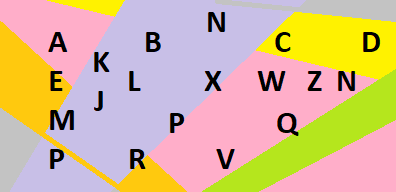
#> input picture Rotation image/image_original.png, 396 x 192 px
$ python 'Test Rotation.py'
#> lines starting #> are read from the running program, lines starting #| are printed output that depends on the picture
### UtilityFunctions.py
import math
import numpy as np


# [12 lines left out: function hue_to_rgb, not called in this run]


def v_to_255(v):
    return int(min(255, 256 * v))


# [43 lines left out: functions hsl_to_rgb, rgb_to_hsl, not called in this run]


def get_ar_height(width, ratio):
    ratio_width, ratio_height = ratio
    return width * ratio_height / ratio_width


def get_ar_width(height, ratio):
    ratio_width, ratio_height = ratio
    return height * ratio_width / ratio_height


def list_to_matrix(_list, size):
    _2dList = []
    width, height = size
    for i in range(0, len(_list), width):
        _2dList.append(_list[i:i + width])
    array = np.array(_2dList)
    return array


def matrix_to_list(matrix):
    w, h = matrix.shape[1], matrix.shape[0]
    pixels = []
    array = matrix.reshape(w * h, 3)
    for i in range(w * h):
        pixels.append((int(array[i][0]), int(array[i][1]), int(array[i][2])))
    return pixels


# [19 lines left out: function modify_pixel_brightness, not called in this run]


def linear_interpolate(a, b, l_ay, l_ab):
    r_A, g_A, b_A = a
    r_B, g_B, b_B = b
    r_Y = int(r_A + l_ay * (r_B - r_A) / float(l_ab))
    g_Y = int(g_A + l_ay * (g_B - g_A) / float(l_ab))
    b_Y = int(b_A + l_ay * (b_B - b_A) / float(l_ab))
    return r_Y, g_Y, b_Y


# [26 lines left out: function resize_bilinear, not called in this run]


def anti_aliasing_000(pixels):
    new_pixels = []
    black = (0, 0, 0)
    for i, pixel in enumerate(pixels):
        if pixels[i - 1] != black and pixels[i + 1] != black and pixel == black:
            new_pixels.append(linear_interpolate(pixels[i - 1], pixels[i + 1], 1, 2))
        else:
            new_pixels.append(pixel)
    return new_pixels


def rotate_aliasing(pixels, size, angle):
    arbitrary = False
    if abs(angle) != 90 or abs(angle) != 180 or abs(angle) != 270 or abs(angle) != 0:
        arbitrary = True
    matrix = list_to_matrix(pixels, size)
    width, height = size  # définir la largeur et la hauteur de l'image
    # Définir les variables les plus courantes
    angle = math.radians(angle)  # conversion de degrés en radians
    cosine = math.cos(angle)
    sine = math.sin(angle)
    # Définir la hauteur et la largeur de la nouvelle image à former
    new_height = round(abs(height * cosine) + abs(width * sine)) + 1
    new_width = round(abs(width * cosine) + abs(height * sine)) + 1
    # définir une autre variable d'image de dimensions de new_height et new_width remplie de zéros
    matrix_copy = np.zeros((new_height, new_width, matrix.shape[2]))
    # Trouver le centre de l'image autour duquel nous devons faire pivoter l'image
    original_centre_height = round(((height + 1) / 2) - 1)  # par rapport à l'image originale
    original_centre_width = round(((width + 1) / 2) - 1)  # par rapport à l'image originale
    # Trouver le centre de la nouvelle image qui sera obtenue
    new_centre_height = round(((new_height + 1) / 2) - 1)  # par rapport à la nouvelle image
    new_centre_width = round(((new_width + 1) / 2) - 1)  # par rapport à la nouvelle image

    for i in range(height):
        for j in range(width):
            # coordonnées du pixel par rapport au centre de l'image originale
            y = height - 1 - i - original_centre_height
            x = width - 1 - j - original_centre_width

            new_y = round(-x * sine + y * cosine)
            new_x = round(x * cosine + y * sine)

            '''
                puisque l'image sera tournée, le centre changera aussi,
                donc pour s'adapter à cela, nous devrons changer new_x et new_y par rapport au nouveau centre
            '''
            new_y = new_centre_height - new_y
            new_x = new_centre_width - new_x

            if 0 <= new_x < new_width and 0 <= new_y < new_height and new_x >= 0 and new_y >= 0:
                # écriture des pixels vers la nouvelle destination dans l'image de sortie
                matrix_copy[new_y, new_x, :] = matrix[i, j, :]
    pixels = matrix_to_list(matrix_copy)
    if arbitrary:
        pixels = anti_aliasing_000(pixels)

    return pixels, (new_width, new_height)


# [137 lines left out: functions convert_bin, convert_to_bin, convert_from_bin, thresholding_wv, color_to_grey, remove_channels and 4 more, not called in this run]

### MainFunctions.py
import os
import shutil

import numpy
from PIL import Image

import UtilityFunctions
import matplotlib.pyplot as plt
from UtilityFunctions import *


# [57 lines left out: functions show_histogram, modify_image_brightness, apply_convolution, resize, not called in this run]


def rotate(pixels, size, angle):
    angle = -(angle % 360)
    if angle == 0:
        return pixels.copy(), size
    else:
        return rotate_aliasing(pixels, size, angle)


# [133 lines left out: functions image_dilation, image_erosion, image_Opening, image_Closing, edge_extraction, symbol_extraction, not called in this run]

### Rotation image/Test Rotation.py
from MainFunctions import *

image = Image.open('image_original.png')
#> image is the input picture: PIL image 396x192 RGB; mean R, G, B 215.8, 186.4, 152.3
pixels = list(image.getdata())
#> pixels = 76032 items
angle = 60     # Angle de Rotation   Testé ( 60 )
new_pixels, new_size = rotate(pixels, image.size, angle)
#> the loop in list_to_matrix, `for i in range(0, len(_list), width):` made 192 passes
#> i on passes 2 to 4: 396, 792, 1188
#> after the loop in rotate_aliasing, `for i in range(height):`:
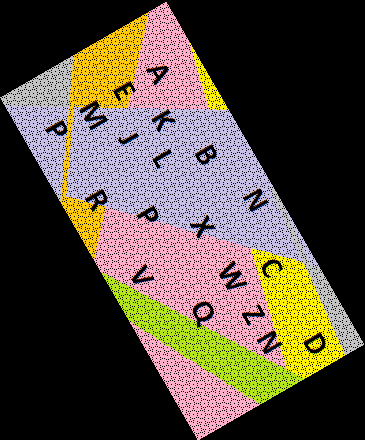
#> matrix_copy: shape (440, 365, 3) float64; mean R, G, B 88.5, 76.5, 62.5
#> after the loop in matrix_to_list, `for i in range(w * h):`: pixels = 160600 items
#> new_pixels = 160600 items; new_size = (365, 440)
image_out = Image.new(image.mode, new_size)
#> image_out: PIL image 365x440 RGB; every value is 0
image_out.putdata(new_pixels)
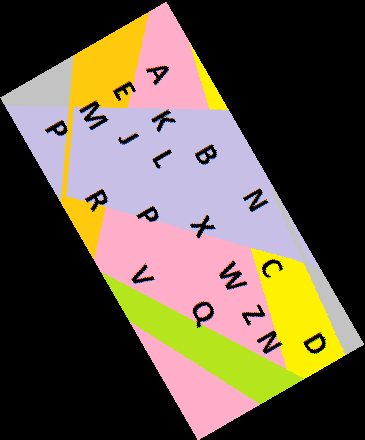
#> image_out: PIL image 365x440 RGB; mean R, G, B 102.1, 88.2, 72
image_out.save('Rotated_image.png')
